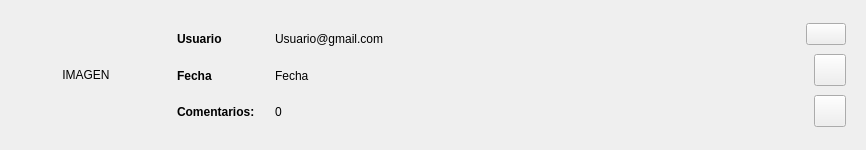
<?xml version="1.0" encoding="UTF-8"?>
<ui version="4.0">
 <class>WidgetPost</class>
 <widget class="QWidget" name="WidgetPost">
  <property name="geometry">
   <rect>
    <x>0</x>
    <y>0</y>
    <width>866</width>
    <height>150</height>
   </rect>
  </property>
  <property name="sizePolicy">
   <sizepolicy hsizetype="Preferred" vsizetype="Fixed">
    <horstretch>0</horstretch>
    <verstretch>0</verstretch>
   </sizepolicy>
  </property>
  <property name="maximumSize">
   <size>
    <width>16777215</width>
    <height>150</height>
   </size>
  </property>
  <layout class="QHBoxLayout" name="horizontalLayout">
   <item>
    <widget class="QLabel" name="label_img">
     <property name="sizePolicy">
      <sizepolicy hsizetype="Expanding" vsizetype="Expanding">
       <horstretch>0</horstretch>
       <verstretch>0</verstretch>
      </sizepolicy>
     </property>
     <property name="maximumSize">
      <size>
       <width>150</width>
       <height>150</height>
      </size>
     </property>
     <property name="text">
      <string>IMAGEN</string>
     </property>
     <property name="alignment">
      <set>Qt::AlignmentFlag::AlignCenter</set>
     </property>
    </widget>
   </item>
   <item>
    <widget class="QWidget" name="widget" native="true">
     <layout class="QGridLayout" name="gridLayout">
      <property name="leftMargin">
       <number>10</number>
      </property>
      <property name="topMargin">
       <number>10</number>
      </property>
      <property name="horizontalSpacing">
       <number>20</number>
      </property>
      <property name="verticalSpacing">
       <number>0</number>
      </property>
      <item row="1" column="1">
       <widget class="QLabel" name="label_date">
        <property name="text">
         <string>Fecha</string>
        </property>
       </widget>
      </item>
      <item row="1" column="0">
       <widget class="QLabel" name="label_4">
        <property name="sizePolicy">
         <sizepolicy hsizetype="Fixed" vsizetype="Preferred">
          <horstretch>0</horstretch>
          <verstretch>0</verstretch>
         </sizepolicy>
        </property>
        <property name="font">
         <font>
          <bold>true</bold>
         </font>
        </property>
        <property name="text">
         <string>Fecha</string>
        </property>
       </widget>
      </item>
      <item row="2" column="0">
       <widget class="QLabel" name="label_5">
        <property name="sizePolicy">
         <sizepolicy hsizetype="Fixed" vsizetype="Preferred">
          <horstretch>0</horstretch>
          <verstretch>0</verstretch>
         </sizepolicy>
        </property>
        <property name="font">
         <font>
          <bold>true</bold>
         </font>
        </property>
        <property name="text">
         <string>Comentarios:</string>
        </property>
       </widget>
      </item>
      <item row="0" column="0">
       <widget class="QLabel" name="label_3">
        <property name="sizePolicy">
         <sizepolicy hsizetype="Fixed" vsizetype="Preferred">
          <horstretch>0</horstretch>
          <verstretch>0</verstretch>
         </sizepolicy>
        </property>
        <property name="font">
         <font>
          <bold>true</bold>
         </font>
        </property>
        <property name="text">
         <string>Usuario</string>
        </property>
       </widget>
      </item>
      <item row="2" column="1">
       <widget class="QLabel" name="label_comentarios">
        <property name="text">
         <string>0</string>
        </property>
        <property name="alignment">
         <set>Qt::AlignmentFlag::AlignLeading|Qt::AlignmentFlag::AlignLeft|Qt::AlignmentFlag::AlignVCenter</set>
        </property>
       </widget>
      </item>
      <item row="0" column="1">
       <widget class="QLabel" name="label_user">
        <property name="text">
         <string>Usuario@gmail.com</string>
        </property>
       </widget>
      </item>
     </layout>
    </widget>
   </item>
   <item>
    <widget class="QWidget" name="horizontalWidget" native="true">
     <property name="sizePolicy">
      <sizepolicy hsizetype="Fixed" vsizetype="Preferred">
       <horstretch>0</horstretch>
       <verstretch>0</verstretch>
      </sizepolicy>
     </property>
     <property name="layoutDirection">
      <enum>Qt::LayoutDirection::RightToLeft</enum>
     </property>
     <layout class="QVBoxLayout" name="verticalLayout_2">
      <item>
       <widget class="QPushButton" name="pushButton_ver">
        <property name="sizePolicy">
         <sizepolicy hsizetype="Fixed" vsizetype="Fixed">
          <horstretch>0</horstretch>
          <verstretch>0</verstretch>
         </sizepolicy>
        </property>
        <property name="layoutDirection">
         <enum>Qt::LayoutDirection::RightToLeft</enum>
        </property>
        <property name="text">
         <string/>
        </property>
        <property name="icon">
         <iconset theme="QIcon::ThemeIcon::ViewFullscreen"/>
        </property>
       </widget>
      </item>
      <item>
       <widget class="QPushButton" name="editarButton">
        <property name="sizePolicy">
         <sizepolicy hsizetype="Expanding" vsizetype="Expanding">
          <horstretch>0</horstretch>
          <verstretch>0</verstretch>
         </sizepolicy>
        </property>
        <property name="maximumSize">
         <size>
          <width>32</width>
          <height>32</height>
         </size>
        </property>
        <property name="text">
         <string/>
        </property>
        <property name="icon">
         <iconset theme="QIcon::ThemeIcon::MailMessageNew"/>
        </property>
       </widget>
      </item>
      <item>
       <widget class="QPushButton" name="eliminarButton">
        <property name="sizePolicy">
         <sizepolicy hsizetype="Expanding" vsizetype="Expanding">
          <horstretch>0</horstretch>
          <verstretch>0</verstretch>
         </sizepolicy>
        </property>
        <property name="maximumSize">
         <size>
          <width>32</width>
          <height>32</height>
         </size>
        </property>
        <property name="text">
         <string/>
        </property>
        <property name="icon">
         <iconset theme="QIcon::ThemeIcon::EditDelete"/>
        </property>
       </widget>
      </item>
     </layout>
    </widget>
   </item>
  </layout>
 </widget>
 <resources/>
 <connections/>
</ui>
